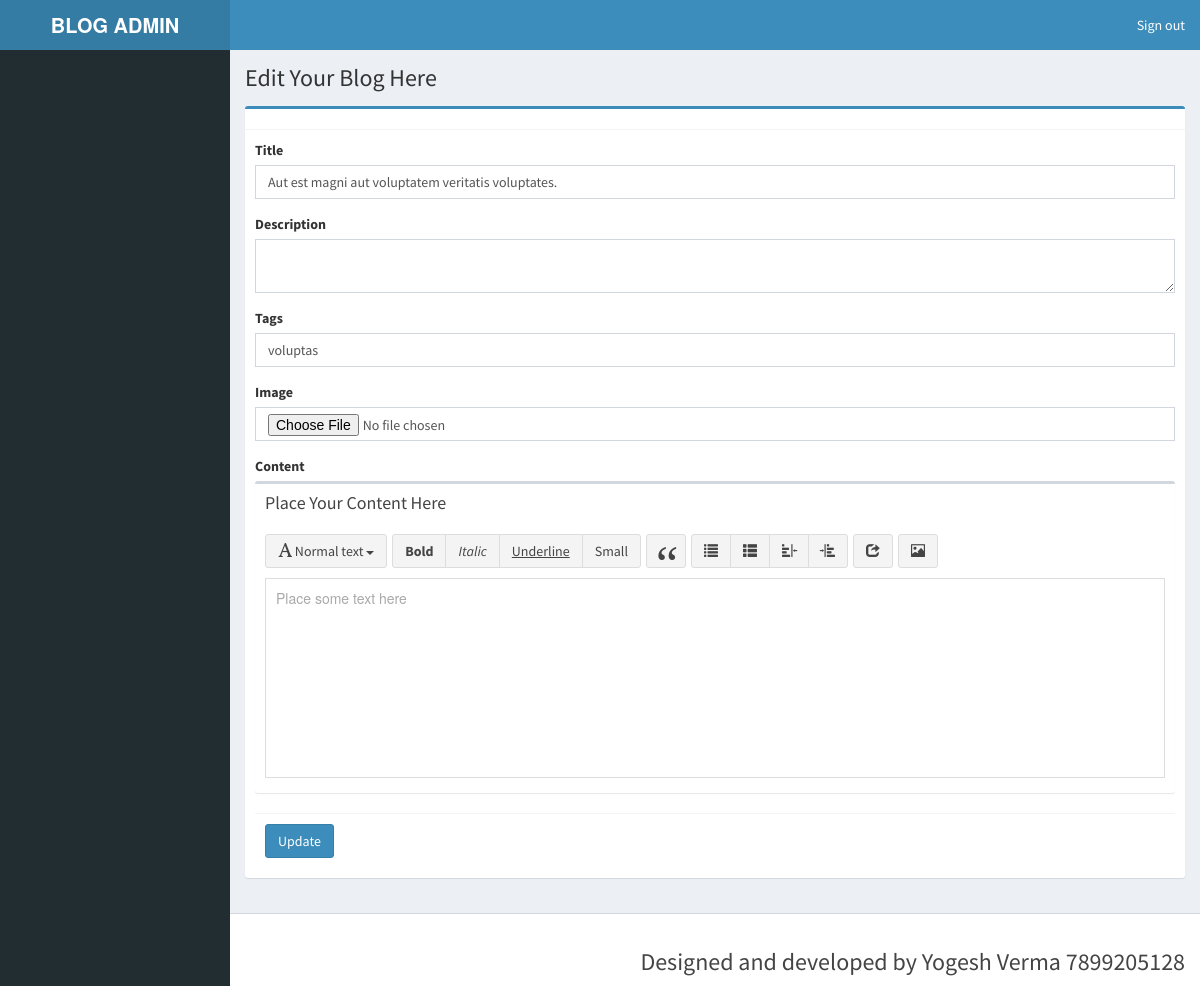
Page /blog/admin/edit_post.php?id=174 (signed in) on the committed database.
### tables this page shows
CREATE TABLE IF NOT EXISTS `blog_posts` (
  `postID` int(11) unsigned NOT NULL,
  `postTitle` varchar(255) DEFAULT NULL,
  `postDesc` text,
  `postCont` text,
  `postDate` datetime DEFAULT NULL,
  `image` text NOT NULL,
  `tags` text NOT NULL
);

### blog/admin/edit_post.php (the view, shortened to what this page needs)
<?php
include('header.php');
$id = $_GET['id'];
$query_fetch = "SELECT * FROM blog_posts WHERE postID= $id";
$query_fetch_data = mysql_query($query_fetch);
$row = mysql_fetch_assoc($query_fetch_data);
?>
<div class="content-wrapper">
        <section class="content-header">
          <h1>Edit Your Blog Here </h1>
        </section>
        <section class="content">
          <div class="box box-primary">
                <div class="box-header with-border">
                </div>
                <form role="form" method="post" action=" " enctype="multipart/form-data">
                  <div class="box-body">
                  <div class="form-group">
                      <label for="exampleInputEmail1">Title</label>
                      <input class="form-control" type="text" name="title" value="<?php echo $row['postTitle']?>">
                    </div>
                    <div class="form-group">
                      <label for="exampleInputEmail1">Description</label>
                      <textarea class="form-control" name="description" value="<?php echo $row['postDesc']?>"></textarea>
                    </div>
                    <div class="form-group">
                      <label for="exampleInputEmail1">Tags</label>
                      <input type="taxt" class="form-control" name="tags" value="<?php echo $row['tags']?>">
                    </div>
                    <div class="form-group">
                      <label for="exampleInputEmail1">Image</label>
                      <input type="file" class="form-control" name="image" value="<?php echo $row['image']?>" >
                    </div>
                    <div class="form-group">
                      <label for="exampleInputEmail1">Content</label>
                       <div class="box">
                <div class="box-header">
                  <h3 class="box-title">Place Your Content Here </h3>
                </div>
                <div class="box-body pad">
                </div>
              </div>
                    </div>
                  <div class="box-footer">
                    <button type="submit" class="btn btn-primary" name="update">Update</button>
                  </div>
                </form>
              </div>
        </section>
          </div>
      </div>
<?php include('footer.php');
?>

### rows in the picture
blog_posts: title "Aut est magni aut voluptatem veritatis voluptates.", tags "voluptas"
